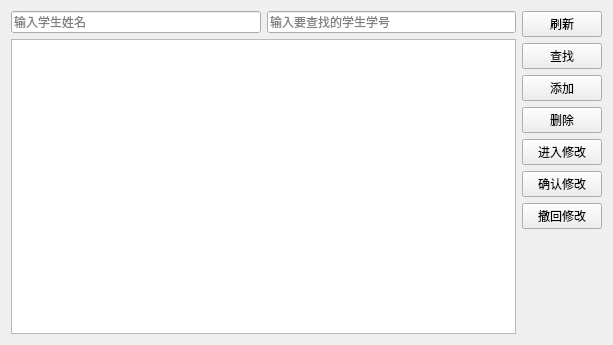
<?xml version="1.0" encoding="UTF-8"?>
<ui version="4.0">
 <class>score_tab</class>
 <widget class="QWidget" name="score_tab">
  <property name="geometry">
   <rect>
    <x>0</x>
    <y>0</y>
    <width>613</width>
    <height>345</height>
   </rect>
  </property>
  <property name="windowTitle">
   <string>score_tab</string>
  </property>
  <layout class="QGridLayout" name="gridLayout">
   <item row="0" column="0">
    <layout class="QHBoxLayout" name="horizontalLayout_2">
     <item>
      <layout class="QVBoxLayout" name="verticalLayout_2">
       <item>
        <layout class="QHBoxLayout" name="horizontalLayout">
         <item>
          <widget class="QLineEdit" name="name_lineEdit">
           <property name="placeholderText">
            <string>输入学生姓名</string>
           </property>
          </widget>
         </item>
         <item>
          <widget class="QLineEdit" name="num_lineEdit">
           <property name="text">
            <string/>
           </property>
           <property name="placeholderText">
            <string>输入要查找的学生学号</string>
           </property>
          </widget>
         </item>
        </layout>
       </item>
       <item>
        <widget class="QTableView" name="tableView"/>
       </item>
      </layout>
     </item>
     <item>
      <layout class="QVBoxLayout" name="verticalLayout">
       <item>
        <widget class="QPushButton" name="fresh_pushButton">
         <property name="text">
          <string>刷新</string>
         </property>
        </widget>
       </item>
       <item>
        <widget class="QPushButton" name="find_pushButton">
         <property name="text">
          <string>查找</string>
         </property>
        </widget>
       </item>
       <item>
        <widget class="QPushButton" name="add_pushButton">
         <property name="text">
          <string>添加</string>
         </property>
        </widget>
       </item>
       <item>
        <widget class="QPushButton" name="del_pushButton">
         <property name="text">
          <string>删除</string>
         </property>
        </widget>
       </item>
       <item>
        <widget class="QPushButton" name="modify_Button">
         <property name="text">
          <string>进入修改</string>
         </property>
        </widget>
       </item>
       <item>
        <widget class="QPushButton" name="submit_Button">
         <property name="text">
          <string>确认修改</string>
         </property>
        </widget>
       </item>
       <item>
        <widget class="QPushButton" name="rollback_Button">
         <property name="text">
          <string>撤回修改</string>
         </property>
        </widget>
       </item>
       <item>
        <spacer name="verticalSpacer">
         <property name="orientation">
          <enum>Qt::Vertical</enum>
         </property>
         <property name="sizeHint" stdset="0">
          <size>
           <width>20</width>
           <height>155</height>
          </size>
         </property>
        </spacer>
       </item>
      </layout>
     </item>
    </layout>
   </item>
  </layout>
 </widget>
 <layoutdefault spacing="6" margin="11"/>
 <resources/>
 <connections/>
</ui>
